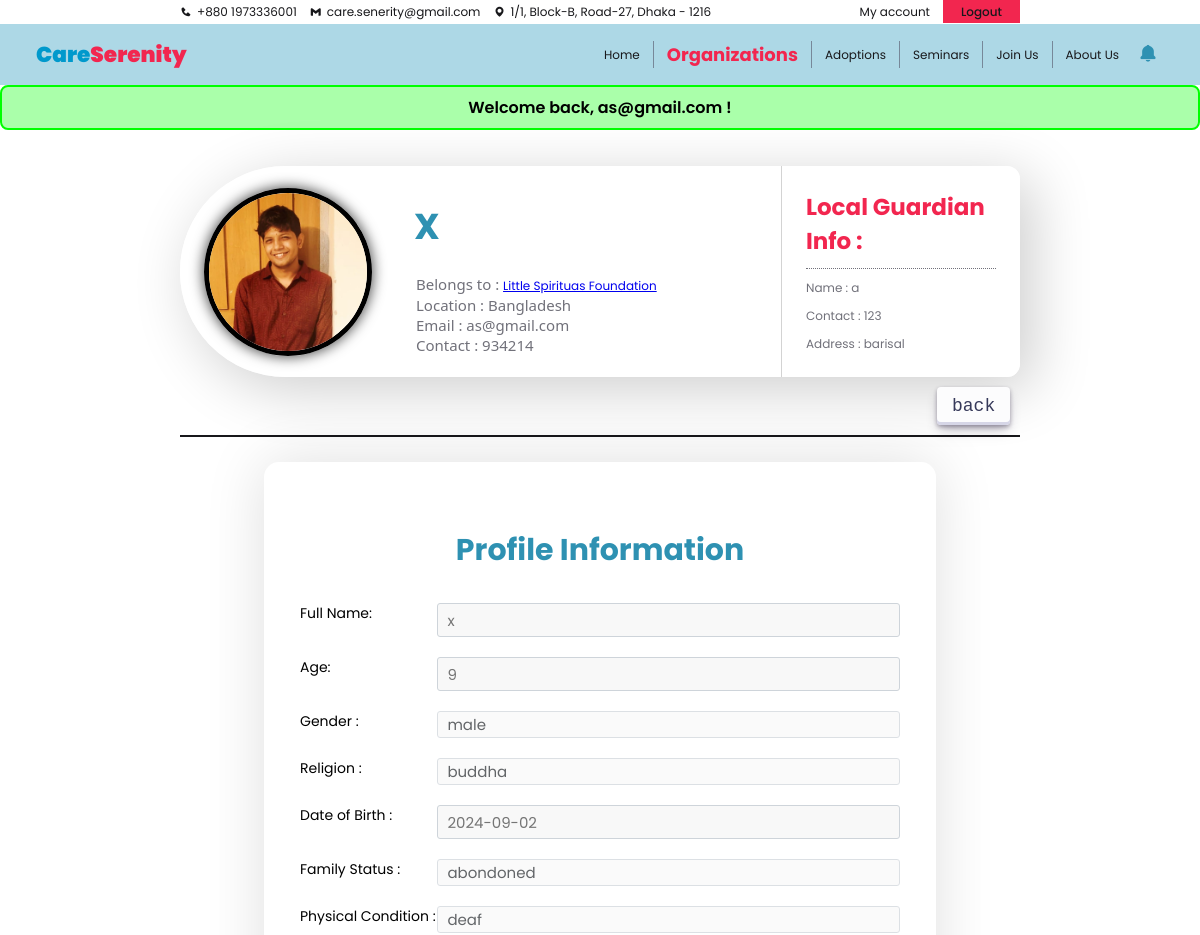
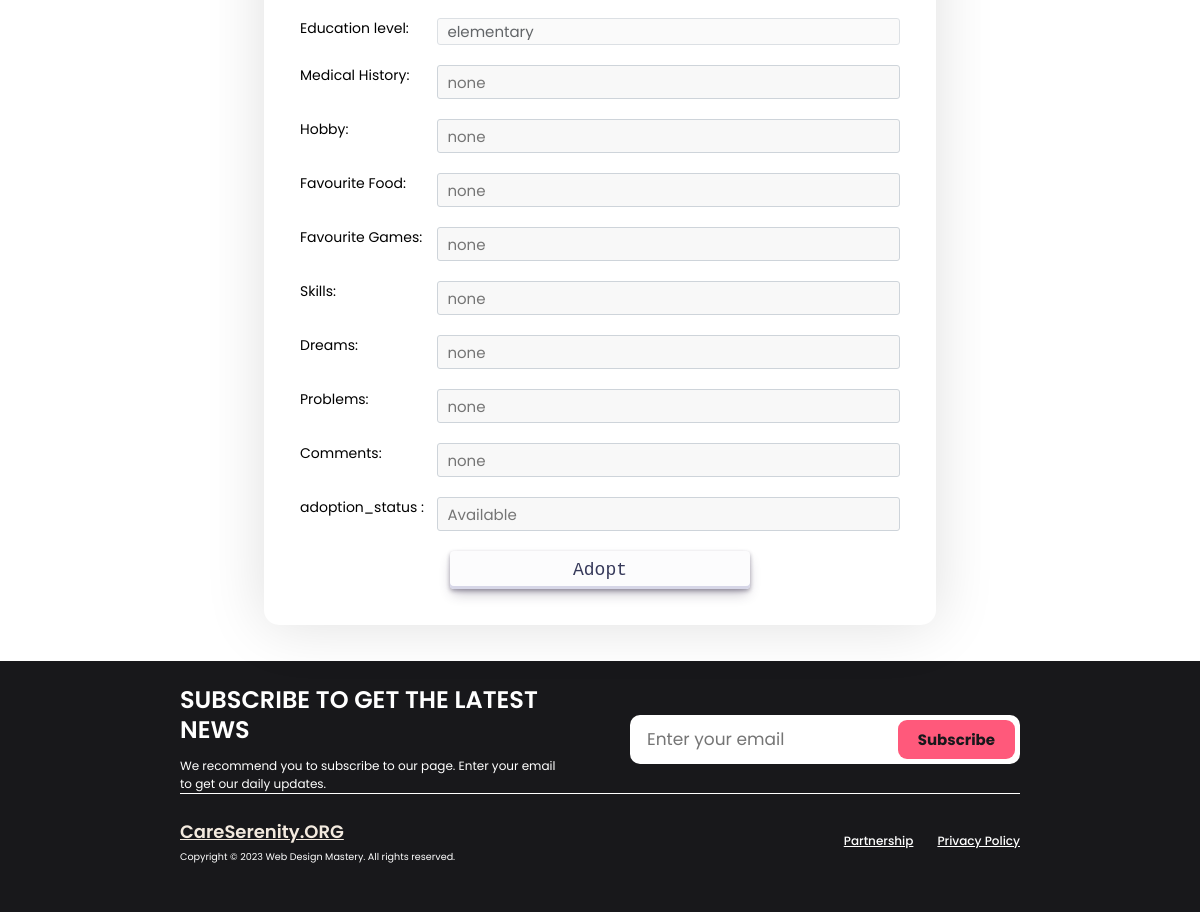
/U_see_orphan_profile.php?orphan_id=2 (signed in), run on the app's committed database (2 pictures, top to bottom).
### tables this page shows
CREATE TABLE `orphan_list` (
  `orphan_id` int NOT NULL,
  `org_id` int DEFAULT NULL,
  `guardian_id` int DEFAULT NULL,
  `first_name` varchar(255) DEFAULT NULL,
  `last_name` varchar(255) DEFAULT NULL,
  `age` int DEFAULT NULL,
  `gender` varchar(255) DEFAULT NULL,
  `religion` varchar(255) DEFAULT NULL,
  `date_of_birth` varchar(255) DEFAULT NULL,
  `since` varchar(255) DEFAULT NULL,
  `family_status` varchar(255) DEFAULT NULL,
  `physical_condition` varchar(255) DEFAULT NULL,
  `education_level` varchar(255) DEFAULT NULL,
  `medical_history` varchar(255) DEFAULT NULL,
  `hobby` varchar(255) DEFAULT NULL,
  `favorite_food` varchar(255) DEFAULT NULL,
  `favorite_game` varchar(255) DEFAULT NULL,
  `skills` text,
  `dreams` text,
  `problems` text,
  `other_comments` text,
  `orphan_image` varchar(255) DEFAULT NULL,
  `adoption_status` int NOT NULL DEFAULT '0' COMMENT '0 = unadopted, 1 = adopted',
  `removed_status` int NOT NULL DEFAULT '0' COMMENT '1 = removed'
);

CREATE TABLE `org_list` (
  `org_id` int NOT NULL,
  `org_name` varchar(255) DEFAULT NULL,
  `acc_id` int NOT NULL,
  `org_description` text,
  `org_email` varchar(255) DEFAULT NULL,
  `org_phone` varchar(255) DEFAULT NULL,
  `org_website` varchar(255) DEFAULT NULL,
  `org_logo` varchar(255) DEFAULT NULL,
  `established` varchar(255) DEFAULT NULL,
  `org_location` varchar(255) DEFAULT NULL,
  `org_vision` varchar(255) DEFAULT NULL,
  `org_reviews` decimal(2,2) DEFAULT NULL
);

CREATE TABLE `accounts` (
  `acc_id` int NOT NULL,
  `acc_pass` varchar(255) NOT NULL,
  `acc_email` varchar(255) NOT NULL,
  `role` varchar(10) NOT NULL,
  `acc_join_date` varchar(255) NOT NULL,
  `question` varchar(255) DEFAULT NULL,
  `answer` varchar(50) DEFAULT NULL
);

CREATE TABLE `local_orphan_guardian` (
  `guardian_id` int NOT NULL,
  `guardian_name` varchar(30) DEFAULT NULL,
  `guardian_contact` varchar(30) DEFAULT NULL,
  `guardian_location` varchar(30) DEFAULT NULL
);

### orphan_profile_fetch_BE.php (called while the page is built, shortened)
<?php
include('./db_con.php');
if (isset($_GET['orphan_id'])) {
    $orphan_id = mysqli_real_escape_string($con, $_GET['orphan_id']);
    $fetchOrphanQuery = "SELECT * FROM orphan_list WHERE orphan_id = $orphan_id";
    $result = mysqli_query($con, $fetchOrphanQuery);
    if (mysqli_num_rows($result) == 1) {
        $row = mysqli_fetch_assoc($result);
        $org_id = $row['org_id'];
        $first_name = $row['first_name'];
        $age = $row['age'];
        $gender = $row['gender'];
        $religion = $row['religion'];
        $guardian_id = $row['guardian_id'];
        $date_of_birth = $row['date_of_birth'];
        $family_status = $row['family_status'];
        $physical_condition = $row['physical_condition'];
        $education_level = $row['education_level'];
        $medical_history = $row['medical_history'];
        $hobby = $row['hobby'];
        $favorite_food = $row['favorite_food'];
        $favorite_game = $row['favorite_game'];
        $skills = $row['skills'];
        $dreams = $row['dreams'];
        $problems = $row['problems'];
        $other_comments = $row['other_comments'];
        $orphan_image = $row['orphan_image'];
        if($row['adoption_status'] == 0){
            $adoption_status = 'Available';
        } else {
            $adoption_status = 'Adopted';
        }
        $query2 = "SELECT org_name, org_location, org_phone FROM org_list WHERE org_id = $org_id";
        $result2 = mysqli_query($con, $query2);
        if (mysqli_num_rows($result2) == 1) {
            $row2 = mysqli_fetch_assoc($result2);
            $org_name = $row2['org_name'];
            $org_location = $row2['org_location'];
            $org_phone = $row2['org_phone'];
        }
        $query3 = "SELECT * FROM local_orphan_guardian WHERE guardian_id = $guardian_id";
        $result3 = mysqli_query($con, $query3);
        if (mysqli_num_rows($result3) == 1) {
            $row3 = mysqli_fetch_assoc($result3);
            $guardian_name = $row3['guardian_name'];
            $guardian_contact = $row3['guardian_contact'];
            $guardian_location = $row3['guardian_location'];
        }
    } else {
        echo 'Orphan profile not found.';
    }
} else {
    echo "error";
}
?>

### O_profile_fetch_BE.php (called while the page is built, shortened)
<?php
include('./db_con.php');
if (!isset($_SESSION['acc_id']) && !isset($_SESSION['role'])) {
    $_SESSION["negative"] = "Warning. You haven't login";
    header("Location: ./login.php");
    exit();
} else {
    $acc_id = $_SESSION['acc_id'];
    $sql = "SELECT acc.acc_email, acc.role, acc.acc_join_date, org.org_id, org.org_name, org.org_description, org.org_email, org.org_phone, org.org_website, org.org_logo, org.established, org.org_location, org.org_vision, org.org_reviews FROM accounts AS acc LEFT JOIN org_list AS org ON acc.acc_id = org.acc_id Where acc.acc_id = $acc_id";
    $sql_result = mysqli_query($con, $sql);
    if (mysqli_num_rows($sql_result) == 1) {
        $row = mysqli_fetch_array($sql_result);
        $acc_email = $row['acc_email'];
    } else {
        echo "User data not found.";
    }
}
?>

### U_see_orphan_profile.php (the view, shortened to what this page needs)
<?php
    include("./O_profile_fetch_BE.php");
    include("./orphan_profile_fetch_BE.php");
?>
<!DOCTYPE html>
<html lang="en">
<head>
    <link rel="stylesheet" href="https://cdn.jsdelivr.net/npm/remixicon@3.5.0/fonts/remixicon.css" />
    <link rel="stylesheet" href="https://cdn.jsdelivr.net/npm/swiper@10/swiper-bundle.min.css" />
    <link rel='stylesheet' href='https://unpkg.com/boxicons@2.1.4/css/boxicons.min.css'>
    <link rel="stylesheet" href="./css/colors.css">
    <link rel="stylesheet" href="./css/navbar.css">
    <link rel="stylesheet" href="./css/orphan_profile.css">
    <link rel="stylesheet" href="./css/footer.css">
    <link rel="stylesheet" href="./css/notification.css">
    <link rel="stylesheet" href="./css/feedback.css">
</head>
<body>
    <?php include "./navbarU.php" ?>
    <div class="feedback">
        <?php
        if (isset($_SESSION['positive'])) {
            echo '<div class="positive">
                            <h5>' . $_SESSION['positive'] . '</h5>
                        </div>';
        }
        ?>
    </div>
    <div class="container">
        <div class="accounnt-information-container">
            <div class="account-picture">
                <img src="./assets/<?php echo $orphan_image ?>" alt="profile">
            </div>
            <div class="account-data">
                <h1><?php echo $first_name ?></h1>
                <p>Belongs to : <a href="./U_see_organization_profile.php?org_id=<?php echo $org_id ?>"><?php echo $org_name ?></a></p>
                <p>Location : <?php echo $org_location ?></p>
                <p>Email : <?php echo $acc_email ?></p>
                <p>Contact : <?php echo $org_phone ?></p>
            </div>
            <div class="biography">
                <h1>Local Guardian info :</h1>
                <p>Name : <?php echo $guardian_name ?></p>
                <p>Contact : <?php echo $guardian_contact ?></p>
                <p>Address : <?php echo $guardian_location ?></p>
            </div>
        </div>
        <div class="options">
            <a href="./U_see_organization_orphanage.php?org_id=<?php echo $org_id ?>" id="button-30">back</a>
        </div>
        <div class="form">
                <h2>Profile Information</h2>
                <form>
                    <div class="form_row">
                        <label>Full Name:</label>
                        <input type="text" name="first_name" placeholder="<?php echo $first_name ?>" disabled>
                    </div>
                    <div class="form_row">
                        <label>Age:</label>
                        <input type="number" name="age" placeholder="<?php echo $age ?>" disabled>
                    </div>
                    <div class="form_row">
                        <label>Gender :</label>
                        <select name="gender" disabled>
                            <option value=""><?php echo $gender ?></option>
                        </select>
                    </div>
                    <div class="form_row">
                        <label>Religion :</label>
                        <select name="religion" disabled>
                            <option value=''><?php echo $religion ?></option>
                        </select>
                    </div>
                    <div class="form_row">
                        <label>Date of Birth :</label>
                        <input type="text" name="date_of_birth" placeholder="<?php echo $date_of_birth ?>" disabled>
                    </div>
                    <div class="form_row">
                        <label>Family Status :</label>
                        <select name="family_status" disabled>
                            <option value=''><?php echo $family_status ?></option>
                        </select>
                    </div>
                    <div class="form_row">
                        <label>Physical Condition :</label>
                        <select name="physical_condition" disabled>
                            <option value=''><?php echo $physical_condition ?></option>
                        </select>
                    </div>
                    <div class="form_row">
                        <label>Education level:</label>
                        <select name="education_level" disabled>
                            <option value=''><?php echo $education_level ?></option>
                        </select>
                    </div>
                    <div class="form_row">
                        <label>Medical History:</label>
                        <input type="text" name="medical_history" placeholder="<?php echo $medical_history ?>" disabled>
                    </div>
                    <div class="form_row">
                        <label>Hobby:</label>
                        <input type="text" name="hobby" placeholder="<?php echo $hobby ?>" disabled>
                    </div>
                    <div class="form_row">
                        <label>Favourite Food:</label>
                        <input type="text" name="favorite_food" placeholder="<?php echo $favorite_food ?>" disabled>
                    </div>
                    <div class="form_row">
                        <label>Favourite Games:</label>
                        <input type="text" name="favorite_game" placeholder="<?php echo $favorite_game ?>" disabled>
                    </div>
                    <div class="form_row">
                        <label>Skills:</label>
                        <input type="text" name="skills" placeholder="<?php echo $skills ?>" disabled>
                    </div>
                    <div class="form_row">
                        <label>Dreams:</label>
                        <input type="text" name="dreams" placeholder="<?php echo $dreams ?>" disabled>
                    </div>
                    <div class="form_row">
                        <label>Problems:</label>
                        <input type="text" name="problems" placeholder="<?php echo $problems ?>" disabled>
                    </div>
                    <div class="form_row">
                        <label>Comments:</label>
                        <input type="text" name="other_comments" placeholder="<?php echo $other_comments ?>" disabled>
                    </div>
                    <div class="form_row">
                        <label>adoption_status :</label>
                        <input type="text" name="adoption_status" placeholder="<?php echo $adoption_status ?>" disabled>
                    </div>
                    <div class="btn">
                        <a href="./U_adoption_terms&conditions.php?orphan_id=<?php echo $row['orphan_id'] ?>" id="button-30">Adopt</a>
                    </div>
                </form>
        </div>
    </div>
    <?php include "./footer.php" ?>
</body>
</html>

### css/colors.css (style rules this page uses)
:root { --primary-color-dark: #f2264f; --primary-color-light: #FF597B; --secondary-color-dark: #0099cc; --secondary-color-light: #62CDFF; --primary-font: 'Poppins'; --secondary-font: 'Ubuntu'; --text-color: #545454; --text-color-dark: #18181b; --text-color-medium: #1e1e1e; --text-color-light: #2f2f2f; --text-color-lighter: #71717a; --background-color: #ffffff; --primary-title-color: #2e91b2; --secondary-title-color: #f3254e; --primary-text-color: #71717a; --button-color: #ff597b; }
* { margin: 0; padding: 0; box-sizing: border-box; font-family: 'Poppins'; font-size: 12px; }
body { scroll-behavior: smooth; background-color: #fff; }
#button-30 { align-items: center; appearance: none; background-color: #FCFCFD; border-radius: 4px; border-width: 0; box-shadow: rgba(45, 35, 66, 0.4) 0 2px 4px, rgba(45, 35, 66, 0.3) 0 7px 13px -3px, #D6D6E7 0 -3px 0 inset; box-sizing: border-box; color: #36395A; cursor: pointer; display: inline-flex; font-family: "JetBrains Mono", monospace; justify-content: center; line-height: 1; list-style: none; overflow: hidden; padding: 10px 15px; position: relative; text-align: left; text-decoration: none; transition: box-shadow .15s, transform .15s; user-select: none; -webkit-user-select: none; touch-action: manipulation; white-space: nowrap; will-change: box-shadow, transform; font-size: 18px; }
.container .options { width: 100%; display: flex; align-items: center; justify-content: right; gap: 15px; border-bottom: 2px solid var(--text-color-dark); padding-bottom: 15px; }

### css/orphan_profile.css (style rules this page uses)
.container { min-height: 80vh; margin: 3% 15%; display: flex; flex-direction: column; align-items: center; }
.accounnt-information-container { width: 100%; display: flex; align-items: center; justify-content: space-between; background: rgba(255, 255, 255, 0.8); backdrop-filter: blur(10px); border-radius: 120px 15px 15px 120px; box-shadow: 1rem 1rem 5rem rgba(0, 0, 0, 0.2); }
.account-picture { display: flex; align-items: center; margin-left: 1rem; }
.account-picture img { width: 14rem; height: 14rem; margin: 1rem; border-radius: 50%; border: 5px solid black; box-shadow: 0px 0px 13px 1px rgb(0, 0, 0, .7); }
.account-data { width: 50%; display: flex; flex-direction: column; padding: 1.5rem 2.5rem; }
.account-data h1 { font-size: 3rem; color: var(--primary-title-color); text-transform: capitalize; margin: 10px 0px 20px 0px; }
.account-data p { font-size: 15px; color: var(--text-color-lighter); font-family: 'Segoe UI'; padding-left: 2px; }
.biography { width: 30%; padding: 2rem; border-left: 1px solid lightgray; }
.biography h1 { width: 100%; color: var(--primary-color-dark); font-size: 23px; font-weight: bold; padding-bottom: 10px; border-bottom: 1px dotted var(--text-color-lighter); text-transform: capitalize; }
.biography p { width: 100%; margin-top: 10px; color: var(--text-color-lighter); }
.container .options { width: 100%; display: flex; align-items: center; justify-content: right; border-bottom: 2px solid var(--text-color-dark); gap: 10px; padding: 10px; }
.container .form { width: 80%; padding: 3rem; background-color: #fff; border-radius: 15px; box-shadow: 0 0 60px rgba(0, 0, 0, 0.13); margin-top: 3%; }
.form h2 { text-align: center; font-size: 2.5rem; color: var(--primary-title-color); padding: 0; margin: 30px 0px; text-shadow: 2px 5px 30px hsl(0, 0%, 100%); }
.form form { display: flex; flex-direction: column; }
.form .form_row { width: 100%; display: flex; }
.form_row label { width: 30%; font-size: 14px; }
.form_row input , select { background-color: #f8f8f8; margin-bottom: 20px; width: -webkit-fill-available; padding: .375rem .75rem; font-size: 15px; color: #212529; border: 1px solid #ced4da; -moz-appearance: none; appearance: none; border-radius: .25rem; transition: border-color .15s ease-in-out, box-shadow .15s ease-in-out; }
.form .btn { display: flex; align-items: center; justify-content: center; }
.btn a , .btn button { width: 50% !important; }

### css/feedback.css (style rules this page uses)
.feedback { width: 100%; text-align: center; }
.positive h5 { padding: 8px; text-align: center; border-radius: 8px; color: rgb(0, 0, 0); font-weight: 600; font-size: medium; background-color: rgb(170, 255, 170); border: 2px solid rgb(0, 255, 0); }

### data on the page
orphan_list: orphan_image (picture), first_name "X", first_name "x", age "9", gender "male", religion "buddha", date_of_birth "2024-09-02", family_status "abondoned", physical_condition "deaf", education_level "elementary", medical_history "none", hobby "none", favorite_food "none", favorite_game "none", skills "none", dreams "none", problems "none", other_comments "none", adoption_status "Available"
org_list: org_name "Little Spirituas Foundation", org_location "Bangladesh", org_phone "934214"
accounts: acc_email "as@gmail.com"
local_orphan_guardian: guardian_name "a", guardian_contact "123", guardian_location "barisal"

### other printed values
$_SESSION['positive'] "Welcome back, as@gmail.com !"
